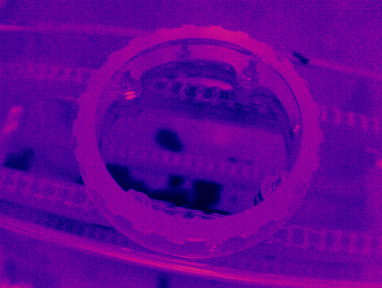
#> input picture images/Test_1.tiff, 382 x 288 px; its folder holds only this picture in this run
$ python -i calc_naesse.py   (imports and definitions only)
#> lines starting #> are read from the running program, lines starting #| are printed output that depends on the picture; after the words box and inside, x2 and y2 are one past the last pixel; in counts of white or black regions, pixels touching at a corner belong together
#> further down, picture is the input picture: shape (288, 382, 3); mean B, G, R 150.6, 1.3, 98.6
import cv2
import os
import numpy as np


# [168 lines left out: functions find_file, get_bgr_values, cut_circle, grab_cut, not called in this run]


def move_to_center(image, extra=2, show_img=True, save_img=False):
    # Convert the image to grayscale
#> called with extra = 2, show_img = True, save_img = False
    gray = cv2.cvtColor(image, cv2.COLOR_BGR2GRAY)
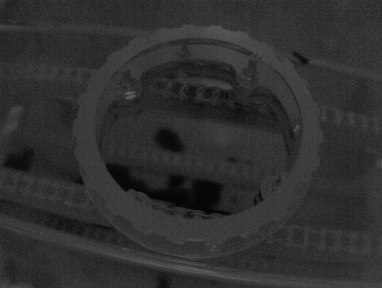
#> gray: shape (288, 382); min 5, max 93, mean 47.4

    # Use the Hough transform to detect circles in the image
    rows = image.shape[0]
#> rows = 288
    circles = cv2.HoughCircles(gray, cv2.HOUGH_GRADIENT, 1, rows / 4,
                                   param1=100, param2=30,
                                   minRadius=56, maxRadius=int(rows / 2))
#> circles = [[196.5, 150.5, 113.3]]


    # extract the radius and center of the largest detected circle (if any circle is found)
    if circles is not None:
        circles = np.uint16(np.around(circles))
#> circles = [[196, 150, 113]]
        idx_of_max_circle = circles[0, :, 2].argmax()
#> idx_of_max_circle = 0
        i = circles[0, idx_of_max_circle]
#> i = [196, 150, 113]
        x, y = (i[0], i[1])
#> x = 196; y = 150
        # circle center
        # cv2.circle(img, center, 1, (0, 100, 100), 3)
        # circle outline
        r = i[2]
#> r = 113
        # cv2.circle(img, center, radius+20, (255, 0, 255), 3)
    else:
        print('circles is none')

    height, width, depth = image.shape
#> height = 288; width = 382; depth = 3
    circle_img = np.zeros((height, width), np.uint8)

    # Cut out the circle
    mask = np.zeros((height, width), np.uint8)
    cv2.circle(mask, (x, y), r, 255, -1)
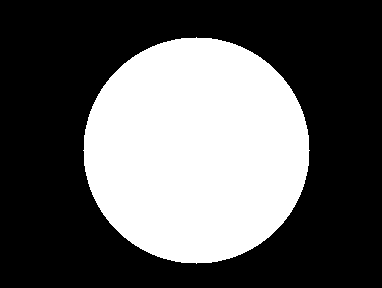
#> mask: shape (288, 382); 36.4% white; 1 white region, box (x1, y1, x2, y2) and area: (83, 37, 310, 264) 40089
    circle_img = cv2.bitwise_and(image, image, mask=mask)
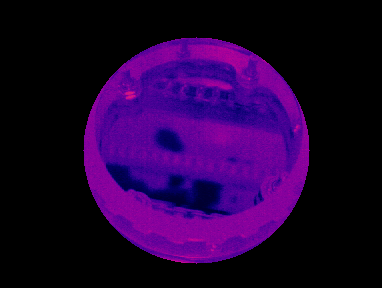
#> circle_img: shape (288, 382, 3); mean B, G, R 53.6, 0.5, 33.8

    # Calculate the position to move the circle to
    x_pos = int(width / 2 - x)
#> x_pos = -5
    y_pos = int(height / 2 - y)
#> y_pos = -6

    # Create an empty image with the same size as the original image
    result = np.zeros_like(image)

    # Cut out a square the circle is in
    cut_square = circle_img[y-r-extra:y+r+extra, x-r-extra:x+r+extra]
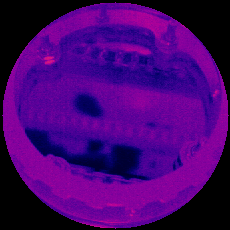
#> cut_square: shape (230, 230, 3); mean B, G, R 111.5, 0.9, 70.3


    min_shape_value = min([image.shape[0], image.shape[1]])
#> min_shape_value = 288
    cut_square_res = cv2.resize(cut_square, (min_shape_value, min_shape_value), interpolation=cv2.INTER_CUBIC )

    # Move the circle to the middle of the image

    # Calculate Center-coordinates
    x_center= int(width / 2)
#> x_center = 191
    y_center = int(height / 2)
#> y_center = 144

    # Calculate Center
    x = x_center - (cut_square_res.shape[1]) // 2
#> x = 47
    y = y_center - (cut_square_res.shape[0]) // 2
#> y = 0

    # insert cut square into the middle
    result[y:y+cut_square_res.shape[0], x:x+cut_square_res.shape[1]] = cut_square_res
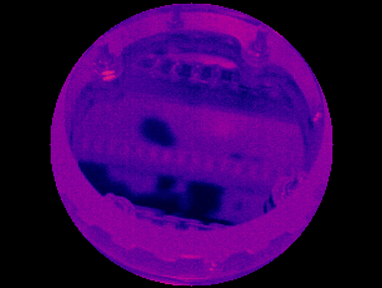
#> result: shape (288, 382, 3); mean B, G, R 84.2, 0.7, 53.1

    # Show the image

    if show_img:
        cv2.imshow("Image", result)
        cv2.waitKey(0)
        cv2.destroyAllWindows()

    if save_img:
        cv2.imwrite(f'..\\05_Waermebilder\\test\\{image}_center.tiff', image)

    return result


# [148 lines left out: functions get_circles, mask_bgr_range, morph_opening, filter_trocken_nass, visualize, not called in this run]

>>> import cv2
>>> picture = cv2.imread('images/Test_1.tiff')
>>> result = move_to_center(picture)

$ run again, on images/Test_2.tiff
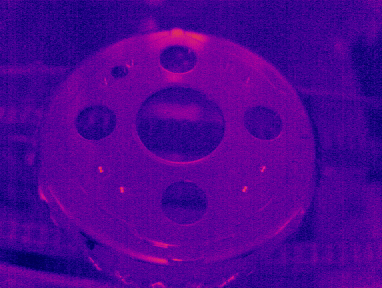
#> input picture images/Test_2.tiff, 382 x 288 px
#> picture is the input picture: shape (288, 382, 3); mean B, G, R 147.7, 1.8, 78.6
#> in move_to_center, `circles = cv2.HoughCircles(gray, cv2.HOUGH_GRADIENT, 1, rows / 4, para..`: circles = [[176.5, 157.5, 127.8]]
#> in move_to_center, `circles = np.uint16(np.around(circles))`: circles = [[176, 158, 128]]
#> idx_of_max_circle = 0
#> i = [176, 158, 128]
#> in move_to_center, `x, y = (i[0], i[1])`: x = 176; y = 158
#> r = 128
#> in move_to_center, `cv2.circle(mask, (x, y), r, 255, -1)`:
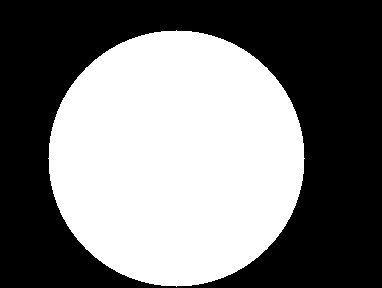
#> mask: shape (288, 382); 46.8% white; 1 white region, box (x1, y1, x2, y2) and area: (48, 30, 305, 287) 51433
#> x_pos = 15
#> y_pos = -14
#> in move_to_center, `result[y:y+cut_square_res.shape[0], x:x+cut_square_res.shape[1]] = cut..`:
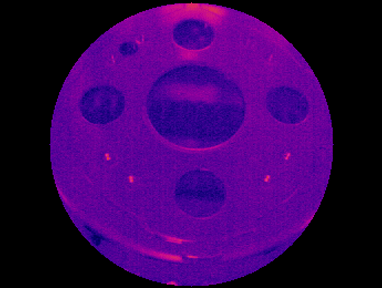
#> result: shape (288, 382, 3); mean B, G, R 87, 1.1, 55.1

$ run again, on images/Test_2_wet.tiff
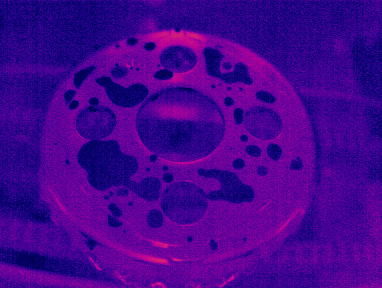
#> input picture images/Test_2_wet.tiff, 382 x 288 px
#> picture is the input picture: shape (288, 382, 3); mean B, G, R 142.9, 1.9, 69.2
#> in move_to_center, `circles = cv2.HoughCircles(gray, cv2.HOUGH_GRADIENT, 1, rows / 4, para..`: circles = [[185.5, 160.5, 129.9]]
#> in move_to_center, `circles = np.uint16(np.around(circles))`: circles = [[186, 160, 130]]
#> idx_of_max_circle = 0
#> i = [186, 160, 130]
#> in move_to_center, `x, y = (i[0], i[1])`: x = 186; y = 160
#> r = 130
#> in move_to_center, `cv2.circle(mask, (x, y), r, 255, -1)`:
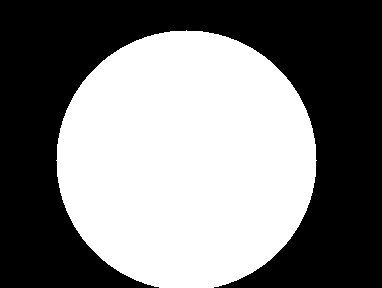
#> mask: shape (288, 382); 48.2% white; 1 white region, box (x1, y1, x2, y2) and area: (56, 30, 317, 288) 52998
#> x_pos = 5
#> y_pos = -16
#> in move_to_center, `result[y:y+cut_square_res.shape[0], x:x+cut_square_res.shape[1]] = cut..`:
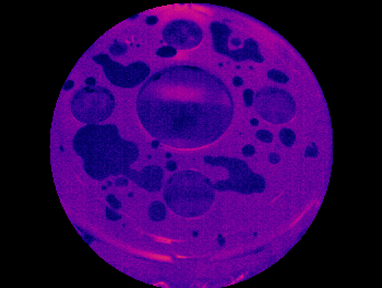
#> result: shape (288, 382, 3); mean B, G, R 85.1, 1.2, 49.3

$ run again, on images/Test_Optris_L_nass1.tiff
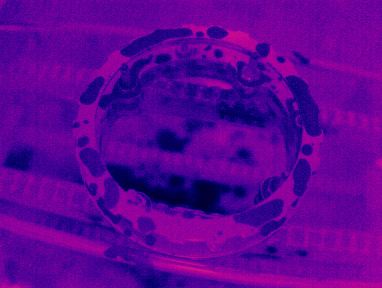
#> input picture images/Test_Optris_L_nass1.tiff, 382 x 288 px
#> picture is the input picture: shape (288, 382, 3); mean B, G, R 148.3, 1.4, 93
#> in move_to_center, `circles = cv2.HoughCircles(gray, cv2.HOUGH_GRADIENT, 1, rows / 4, para..`: circles = [[195.5, 147.5, 111.4]]
#> in move_to_center, `circles = np.uint16(np.around(circles))`: circles = [[196, 148, 111]]
#> idx_of_max_circle = 0
#> i = [196, 148, 111]
#> in move_to_center, `x, y = (i[0], i[1])`: x = 196; y = 148
#> r = 111
#> in move_to_center, `cv2.circle(mask, (x, y), r, 255, -1)`:
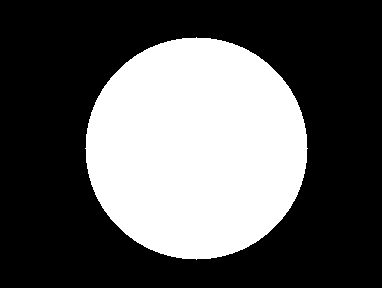
#> mask: shape (288, 382); 35.1% white; 1 white region, box (x1, y1, x2, y2) and area: (85, 37, 308, 260) 38669
#> x_pos = -5
#> y_pos = -4
#> in move_to_center, `result[y:y+cut_square_res.shape[0], x:x+cut_square_res.shape[1]] = cut..`:
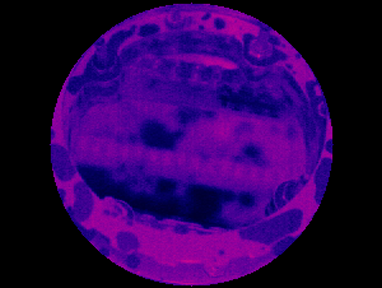
#> result: shape (288, 382, 3); mean B, G, R 80.8, 0.8, 43.4
